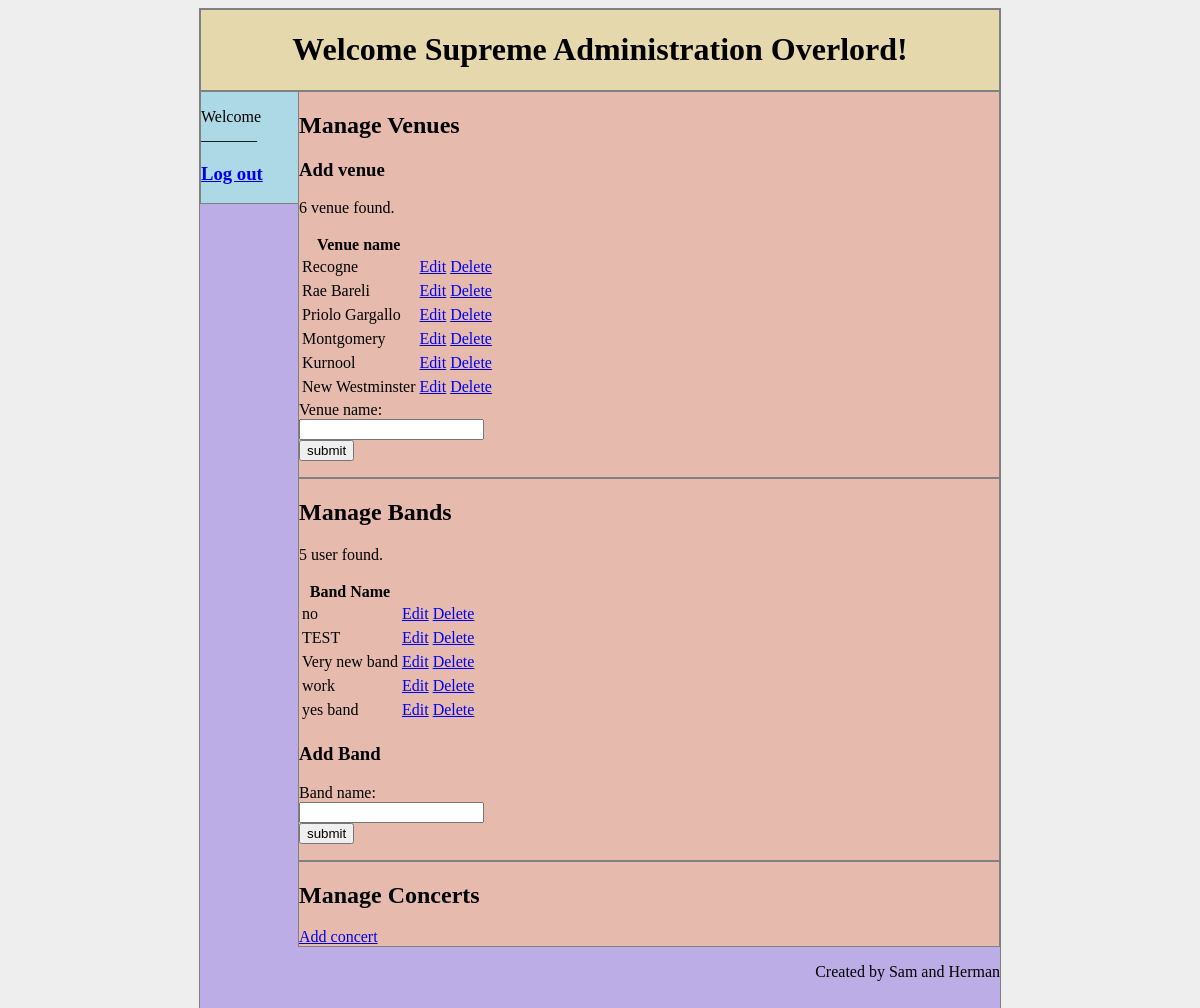
Before: /Assignment/Admin/AdminPage.php with the older database file.
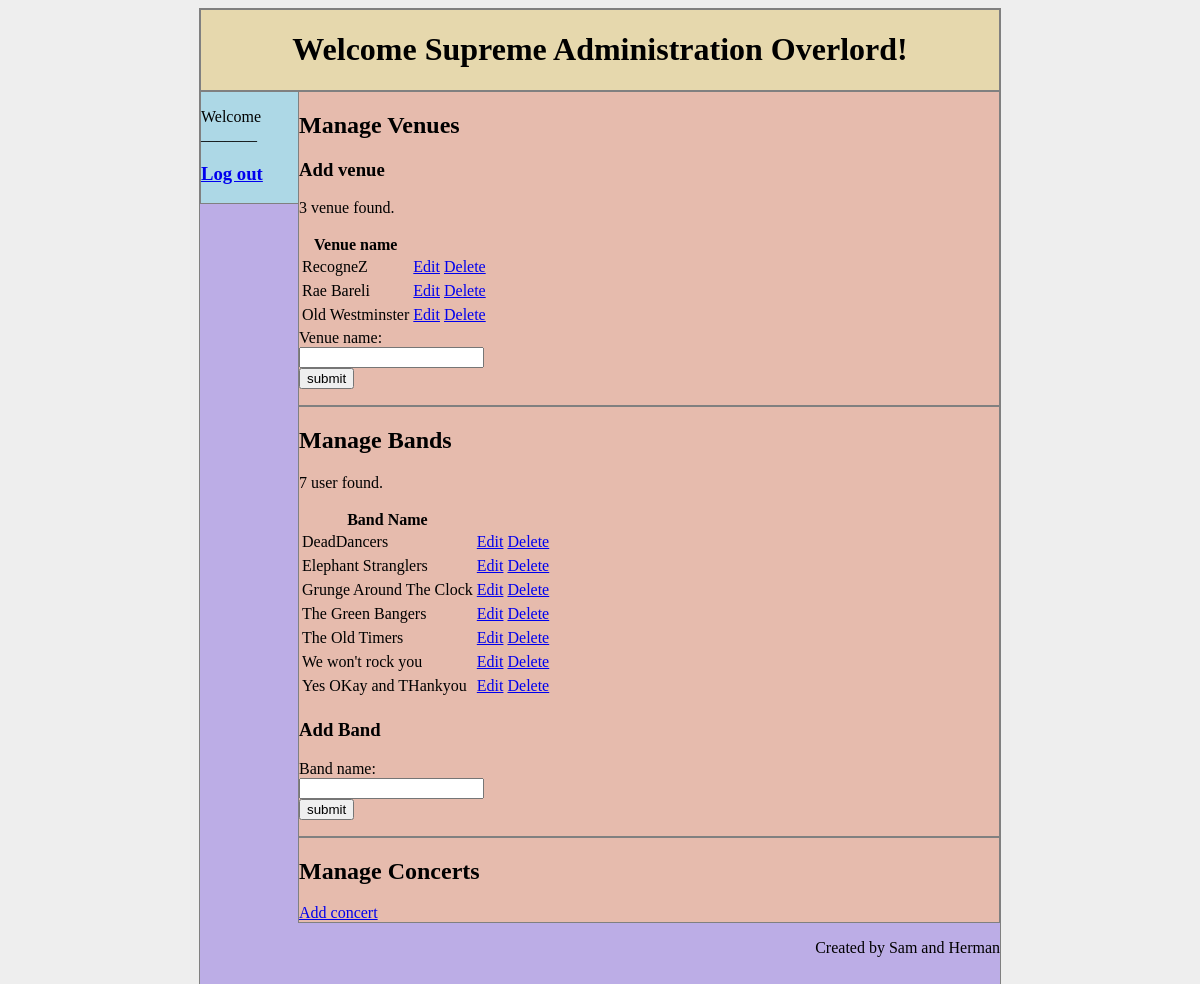
After: the same page with the newer database file.
### tables this page shows
CREATE TABLE `venue` (
  `venue_id` int(4) UNSIGNED NOT NULL,
  `venue_name` varchar(50) NOT NULL,
  `capacity` smallint(4) UNSIGNED NOT NULL
);

CREATE TABLE `band` (
  `band_id` int(11) UNSIGNED NOT NULL,
  `band_name` varchar(50) NOT NULL
);

### Assignment/Admin/AdminPage.php (the view, shortened to what this page needs)
<?php
  @ $db = new mysqli('localhost', 'root', '', 'assignmentone');
?>
<html>
<head>
  <link rel="stylesheet" type="text/css" href="AdminPageStyle.css" />
</head>
<body>
  <div id="container">
      <div id="header">
        <h1>Welcome Supreme Administration Overlord!</h1>
      </div>
      <div id="main">
          <h2>Manage Venues</h2>
		  <body>
<h3>Add venue</h3>
<?php
$query = "SELECT * FROM venue";
	$results = $db->query($query);
	echo '<p>'.$results->num_rows.' venue found.</p>';
  echo '<table><tr>';
  echo '<th>Venue name</th>';
  echo '</tr>';
  while ($row = $results->fetch_assoc())
  {
    echo '<tr><td>'.$row['venue_name'].'</td>';
  echo '<td><a href="editVenue.php?edit_id='.$row['venue_id'].'">Edit</a> ';
  echo "<td><a onClick=\"javascript: return confirm('Please confirm deletion');\" href='AdminPage.php?del_id=".$row['venue_id']."'>Delete</a></td><tr>";
  }
  echo '</table>';
include_once 'addVenue.php';
?>
</body>
      </div>
		<div id="bookings">
          <h2>Manage Bands</h2>
		  <?php
  @ $db = new mysqli('localhost', 'root', '', 'assignmentone');
    $query = "SELECT * FROM band";
	$results = $db->query($query);
	echo '<p>'.$results->num_rows.' user found.</p>';
  echo '<table><tr>';
  echo '<th>Band Name</th>';
  echo '</tr>';
  while ($row = $results->fetch_assoc())
  {
    echo '<tr><td>'.$row['band_name'].'</td>';
  echo '<td><a href="editBand.php?edit_id='.$row['band_id'].'">Edit</a> ';
  echo "<td><a onClick=\"javascript: return confirm('Please confirm deletion');\" href='AdminPage.php?del_id=".$row['band_id']."'>Delete</a></td><tr>";
  }
  echo '</table>';
?>
        <h3>Add Band</h3>
		  <?php
include_once 'addBand.php';
?>
      </div>
	  <div id="main">
          <h2>Manage Concerts</h2>
        <a href = "addConcert.php" >Add concert</a>
      </div>
            <div id="nav">
		<p>Welcome _______</p>
         <h3><a href="logout.php">Log out</a></h3>
      </div>
      <div id="footer">
          <p>Created by Sam and Herman</p>
      </div>
  </div>
</body>

### Assignment/Admin/addVenue.php (shortened to what this page needs)
<!DOCTYPE html>
<html>
  <body>
	<form method="post" action="AdminPage.php">
		Venue name:<br>
		<input type="text" name="venue_name">
		<br>
		<input type="submit" name="save" value="submit">
	</form>
  </body>
</html>

### Assignment/Admin/AddBand.php (shortened to what this page needs)
<!DOCTYPE html>
<html>
  <body>
	<form method="post" action="AdminPage.php">
		Band name:<br>
		<input type="text" name="band_name">
		<br>
		<input type="submit" name="save" value="submit">
	</form>
  </body>
</html>

### Assignment/Admin/AdminPageStyle.css (style rules this page uses)
body { background-color: #EEEEEE; }
#container { background-color:#bcade6; width: 800px; height: 1500px; margin-left: auto; margin-right: auto; border: 1px solid grey; }
#header { background-color: #e6d8ad; border: 1px solid grey; text-align: center; }
#nav { width: 100px; border: 1px solid grey; background-color:#ADD8E6; }
#main { width: 700px; float: right; background-color: #e6bbad; border: 1px solid grey; }
#bookings { width: 700px; float: right; clear: both; background-color:#e6bbad; border: 1px solid grey; }
#footer { float: right; clear: right; }

Changed rows visible on the page:
removed venue: venue_name "Priolo Gargallo"
removed venue: venue_name "Montgomery"
removed venue: venue_name "Kurnool"
changed venue: venue_name "Recogne" → "RecogneZ"
changed venue: venue_name "New Westminster" → "Old Westminster"
changed band: band_name "yes band" → "DeadDancers"; moves up the list
changed band: band_name "work" → "Elephant Stranglers"; moves up the list
changed band: band_name "TEST" → "Grunge Around The Clock"; moves down the list
changed band: band_name "no" → "The Green Bangers"
added band: band_name "The Old Timers"
changed band: band_name "Very new band" → "We won't rock you"
added band: band_name "Yes OKay and THankyou"
Other visible differences:
$results->num_rows: "6" → "3"
$results->num_rows: "5" → "7"
